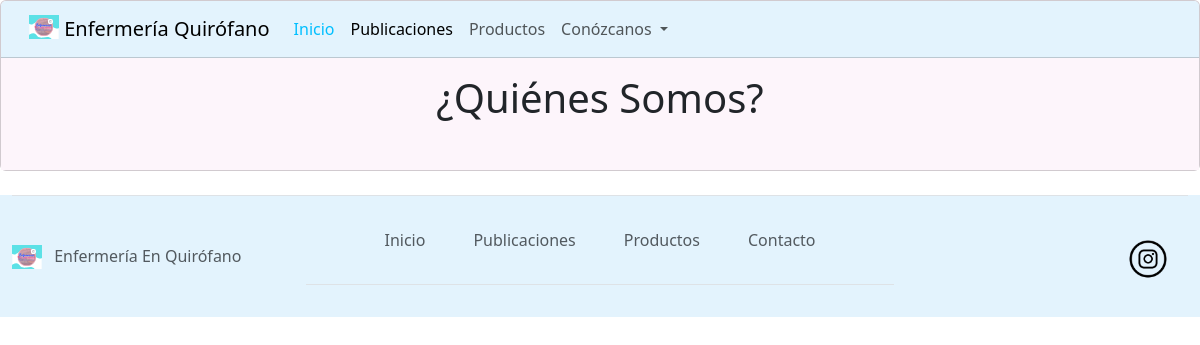
The app's page /index/quienes_somos/, older data.
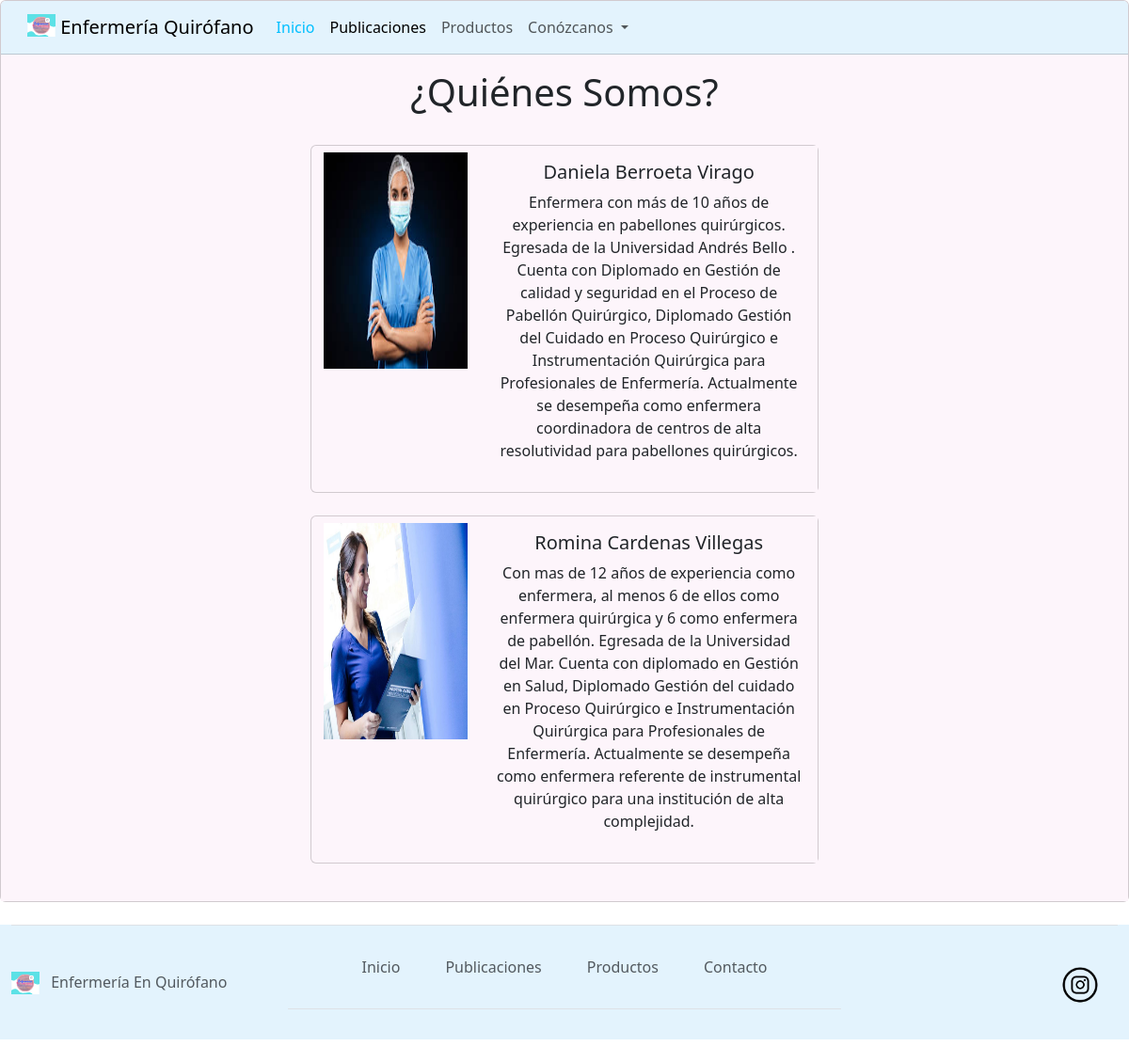
The same page, newer data.
### pagina/models.py (models this page shows, shortened)
class Autoras(models.Model):
    name = models.CharField(max_length=200)
    text = models.TextField()
    image = models.ImageField(null=True)

### pagina/views.py (the view)
# urls.py: path('quienes_somos/', views.autoras, name='quienes_somos'),
def autoras(request):
    autoras = Autoras.objects.all()
    context ={'autoras': autoras}
    return render (request,'pagina/quienes_somos.html',context)

### pagina/templates/pagina/quienes_somos.html (shortened to what this page needs)
{% extends 'pagina/base.html' %}
{% load static %}
{% block content %}
<div class="container-fluid-colab">
    <h1>¿Quiénes Somos?</h1>
    <br>
    {% for qs in autoras %}
    <div id="card-1-colab">
        <div class="card mb-4" style="max-width: 540px;margin: 0 auto;">
            <div class="row g-0">
                <div class="col-md-4">
                    <button type="button" class="btn" data-bs-toggle="modal" data-bs-target="#modal-{{ forloop.counter }}">
                        <img src="{{ qs.image.url }}" class="img-q-somos" alt="img-qs-1">
                    </button>
                </div>
                <div class="col-md-8">
                    <div class="card-body">
                        <h5 class="card-title">{{ qs.name }}</h5>
                        <p class="card-text-lg">{{ qs.text }} </p>
                    </div>
                </div>
            </div>
        </div>
    </div>
    {% endfor %}
</div>
{% endblock %}

Row changes from the older to the newer data that the page shows:
added Autoras: image (picture), name "Daniela Berroeta Virago", text "Enfermera con más de 10 años de experiencia en pabellones quirúrgicos. Egresada de la Universidad Andrés Bello . Cuenta con Diplomado en Gestión de calidad y seguridad en el Proceso de Pabellón Quirúrgico, Diplomado Gestión del Cuidado en Proceso Quirúrgico e Instrumentación Quirúrgica para Profesionales de Enfermería. Actualmente se desempeña como enfermera coordinadora de centros de alta resolutividad para pabellones quirúrgicos."
added Autoras: image (picture), name "Romina Cardenas Villegas", text "Con mas de 12 años de experiencia como enfermera, al menos 6 de ellos como enfermera quirúrgica y 6 como enfermera de pabellón. Egresada de la Universidad del Mar. Cuenta con diplomado en Gestión en Salud, Diplomado Gestión del cuidado en Proceso Quirúrgico e Instrumentación Quirúrgica para Profesionales de Enfermería. Actualmente se desempeña como enfermera referente de instrumental quirúrgico para una institución de alta complejidad."
